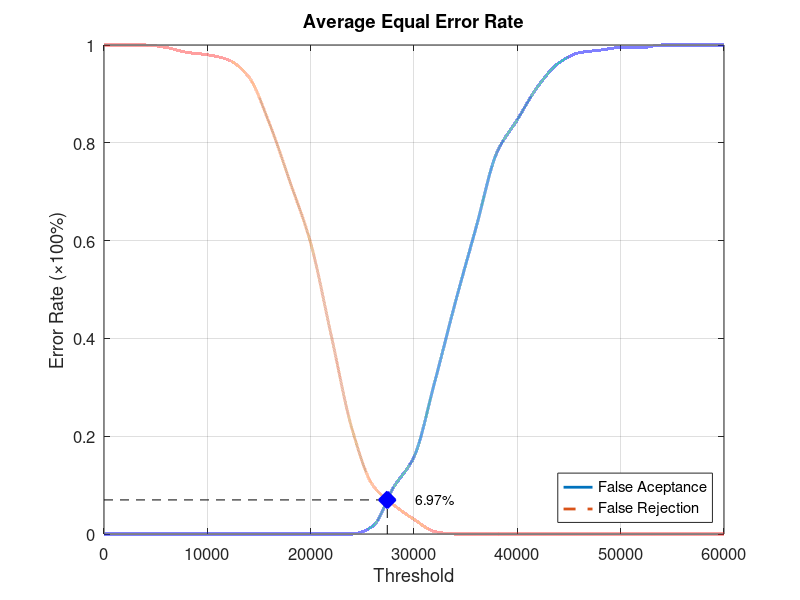
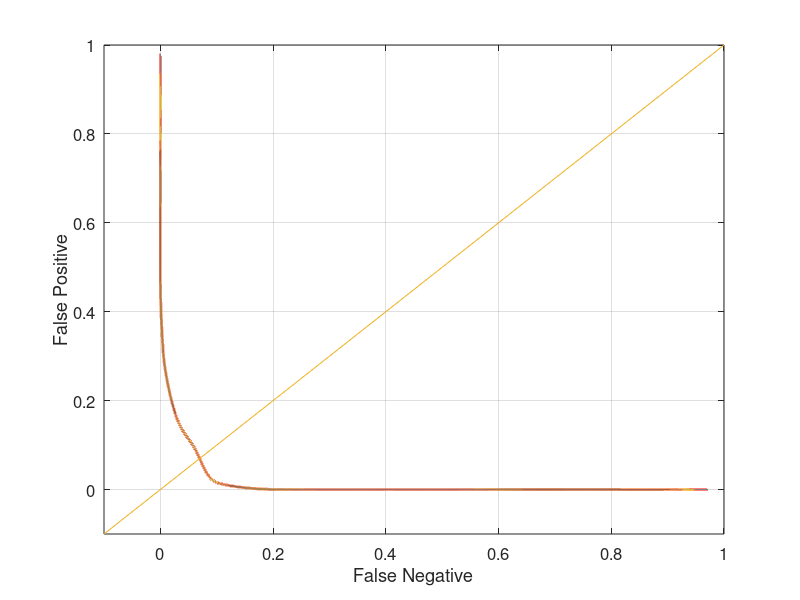

Here is the MATLAB script that generated these plots, in order:
function yEER = Database4_1
close all;
clear;
clc;
x = 0:2000:60000;
xq = 0:0.5:60000;

y0 = [0 0 0 0 0 0 0 0 0 0 0 0 0 0.0157895 0.0947368 0.157895 0.310526 0.473684 0.626316 0.778947 0.847368 0.915789 0.963158 0.984211 0.989474 0.994737 0.994737 1 1 1 1];
yy0 = interp1(x, y0, xq, 'pchip');
y1 = [1 1 1 0.995 0.985 0.98 0.97 0.935 0.84 0.72 0.595 0.405 0.215 0.1 0.06 0.03 0.005 0 0 0 0 0 0 0 0 0 0 0 0 0 0];
yy1 = interp1(x, y1, xq, 'pchip');

% Calculating EER: 
y2 = abs(y0 - y1);
find(y2 == min(y2))
yy2 = abs(yy0 - yy1);
xEER = find(yy2 == min(yy2));
xEERIndex = xq(xEER) % X-axis EER
yEER = yy0(xEER) % Y-axis EER

main = figure
plot(xq, yy0,'-','LineWidth', 2);	hold on
plot(xq, yy1,'--','LineWidth', 2);	hold on
plot([xEERIndex xEERIndex], [0 yEER], 'k--');	hold on
plot([0 xEERIndex], [yEER yEER], 'k--');	hold on
plot(xEERIndex, yEER, 'bx', 'LineWidth', 10);	hold on
text(xEERIndex + 10 * xEERIndex / 100, yEER, [num2str(round((10000 * yEER)) / 100) '%'])
legend('False Aceptance', 'False Rejection', 'Location', 'SouthEast')
xlabel('Threshold')
ylabel('Error Rate (\times100%)')
title('Average Equal Error Rate')
set(gca, 'FontSize', 12)
axis([0 60000 0 1])
grid on

print(main, 'Database4_1Main', '-dpng');
FNRxFPR = figure('Color', [1 1 1]);
plot(yy1, yy0, '-', yy1, yy0, 'LineWidth', 2);
hold on
y = -0.1:0.1:1
plot(y, y); 
set(gca, 'FontSize', 12)
xlabel('False Negative')
ylabel('False Positive')
axis([-0.1 1 -0.1 1])
set(gca, 'FontSize', 12)
grid on

print(FNRxFPR, 'Database4_1FNRxFPR','-dpng');
end
